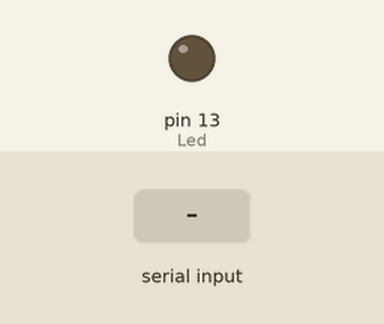
This sketch was run on a simulated Arduino Uno, built with avr-gcc and run on an emulated ATmega328P. On the bench: output pins drawn as LEDs (lit = HIGH). The test bench sets the inputs (shaded band).

Above: at 1.2 s.
1.3 s: "1" received over Serial
At 1.8 s:
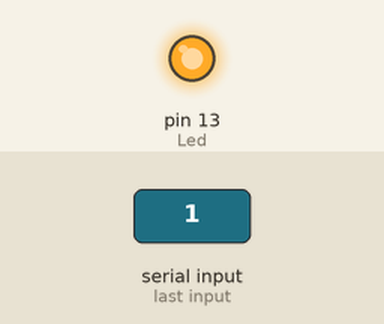
Timing chart, 0 to 4.8 s (numbered marks = the images above; inputs shaded):
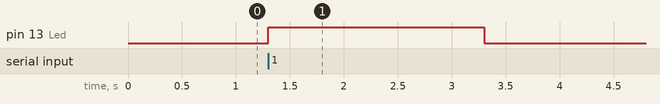

The sketch:

serialLED.ino
```cpp
int Led = 13;

void setup() {
    //Inicializando uma porta de comunicacao entre o computador e o arduino
Serial.begin(9600);
pinMode(Led, OUTPUT);
}

void loop() {
  if (Serial.available() > 0) {
       //Le a mensagem da porta serial
      char mensagem = Serial.read();

      if (mensagem == '1')

      digitalWrite (Led, HIGH);
      delay(2000);
  }
     else
     {
      digitalWrite(Led, LOW);
      }
 }
```

Measured:
- after the input at 1.3 s, pin 13 (Led): LOW → HIGH at once, → LOW 2.0 s later
